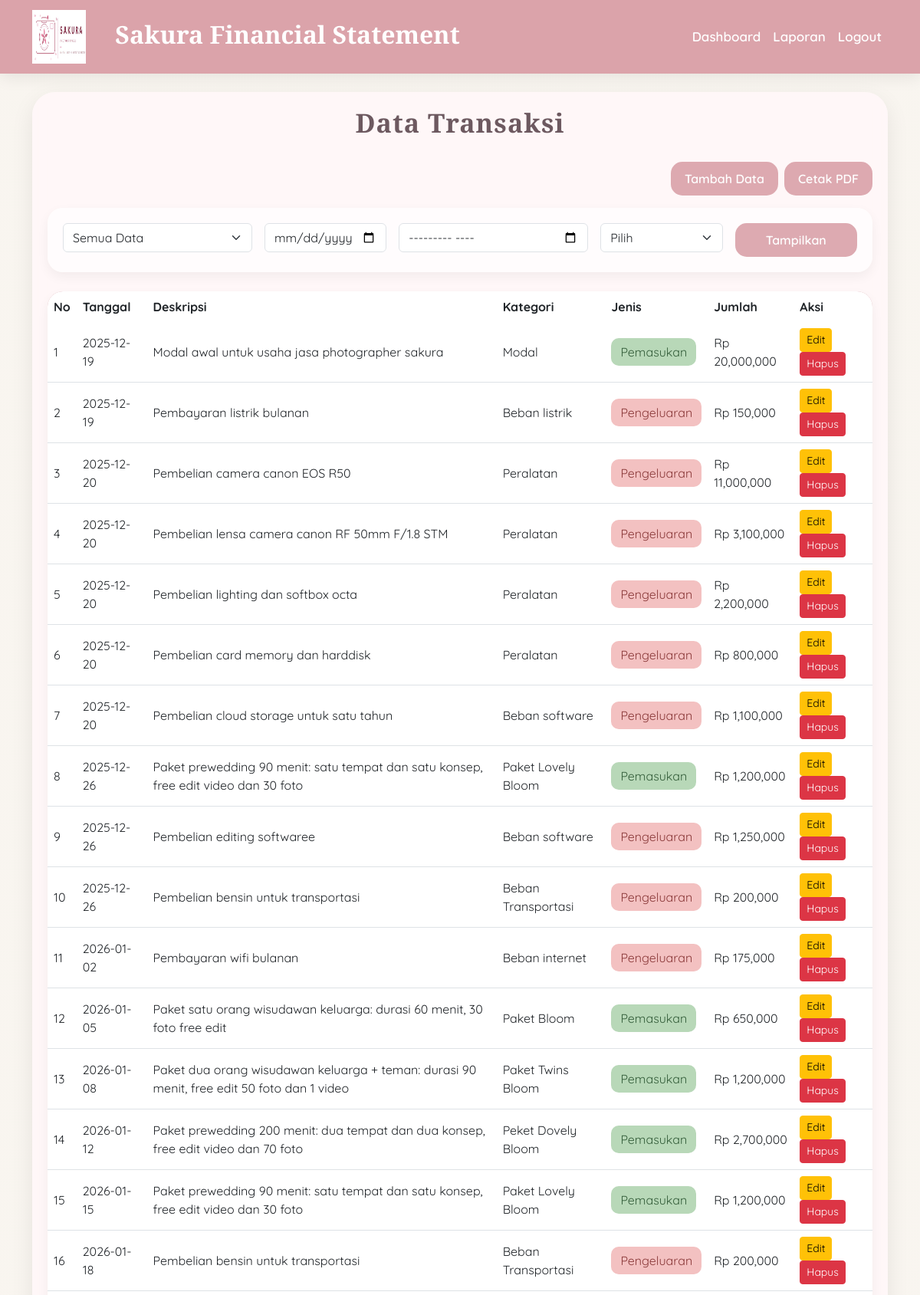
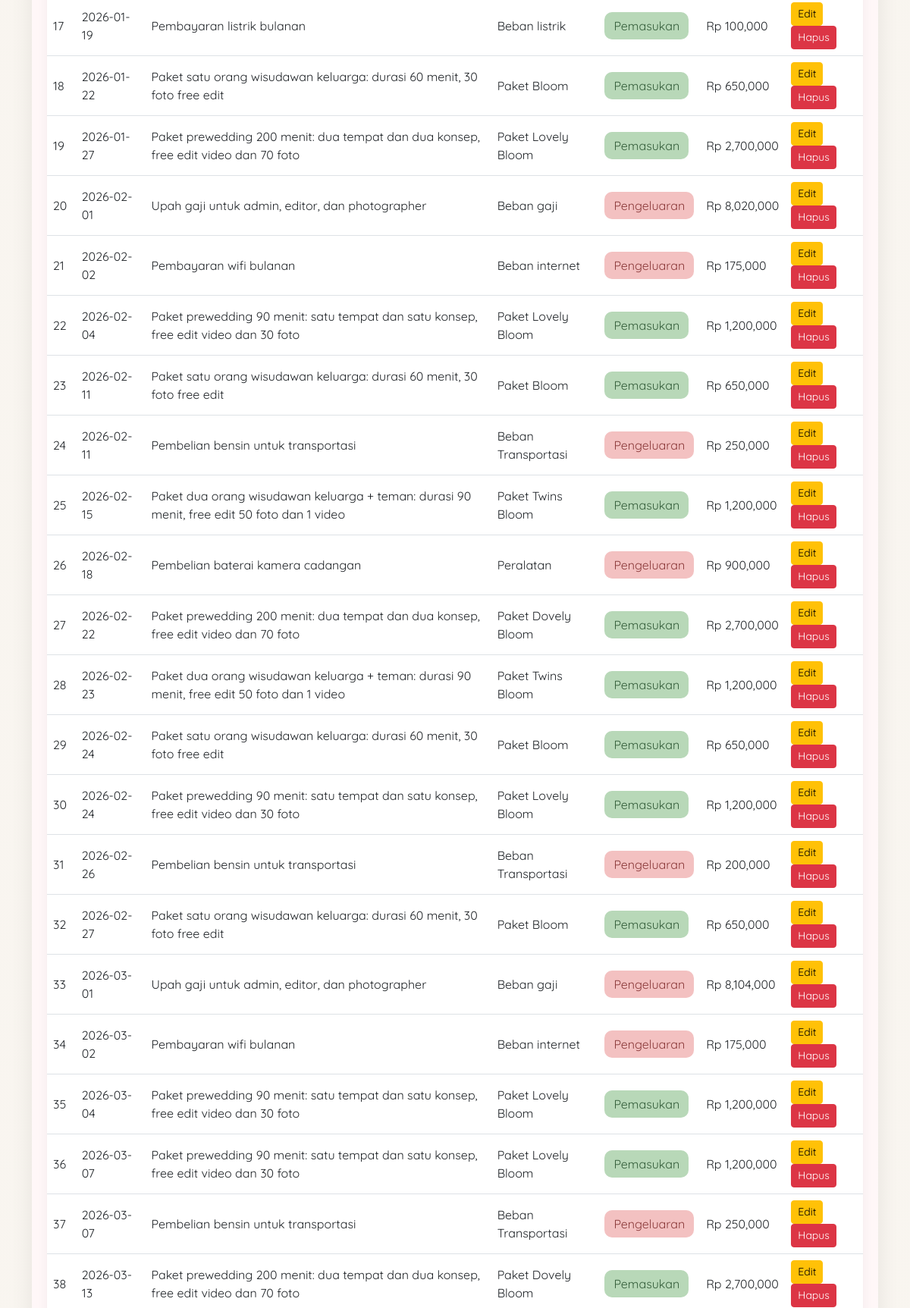
Screenshot of /laporan (signed in, upper part) with the database file from the repository (2 pictures, top to bottom).
### tables this page shows
CREATE TABLE transaksi (
        id INTEGER PRIMARY KEY AUTOINCREMENT,
        tanggal TEXT,
        deskripsi TEXT,
        kategori TEXT,
        jenis TEXT,
        jumlah INTEGER
    );

### app.py (the view, shortened to what this page needs)
@app.route("/laporan")
def laporan():
    if "login" not in session:
        return redirect("/")
    periode = request.args.get("periode", "semua")
    tanggal = request.args.get("tanggal", "")
    bulan = request.args.get("bulan", "")
    triwulan = request.args.get("triwulan", "")
    conn = sqlite3.connect("database.db")
    if periode == "semua":
        query = """
        SELECT *
        FROM transaksi
        ORDER BY tanggal
        """
    else:
        query = """
        SELECT *
        FROM transaksi
        """
    df = pd.read_sql_query(query, conn)
    conn.close()
    data = df.values.tolist()
    total_masuk = int(
        df[df["jenis"] == "masuk"]["jumlah"].sum()
    ) if not df.empty else 0
    total_keluar = int(
        df[df["jenis"] == "keluar"]["jumlah"].sum()
    ) if not df.empty else 0
    saldo = total_masuk - total_keluar
    return render_template(
        "laporan.html",
        data=data,
        masuk=total_masuk,
        keluar=total_keluar,
        saldo=saldo,
        periode=periode,
        tanggal=tanggal,
        bulan=bulan,
        triwulan=triwulan
    )

### templates/laporan.html (shortened to what this page needs)
{% extends "base.html" %}
{% block content %}
<h2 class="judul">
    Data Transaksi
</h2>
<div class="d-flex justify-content-end gap-2 mb-3">
    <a href="/tambah" class="btn btn-sakura">
        Tambah Data
    </a>
    <a href="/cetak_pdf"
       target="_blank"
       class="btn btn-sakura">
        Cetak PDF
    </a>
</div>
<div class="filter-box">
<form method="GET">
<div class="row g-3">
    <div class="col-md-3">
        <select name="periode" class="form-select">
            <option value="semua"
            {% if periode=="semua" %}selected{% endif %}>
            Semua Data
            </option>
        </select>
    </div>
    <div class="col-md-2">
        <input type="date"
               name="tanggal"
               value="{{ tanggal }}"
               class="form-control">
    </div>
    <div class="col-md-3">
        <input type="month"
               name="bulan"
               value="{{ bulan }}"
               class="form-control">
    </div>
    <div class="col-md-2">
        <select name="triwulan" class="form-select">
            <option value="">Pilih</option>
        </select>
    </div>
    <div class="col-md-2">
        <button type="submit"
                class="btn btn-sakura w-100">
            Tampilkan
        </button>
    </div>
</div>
</form>
</div>
<div class="table-responsive table-sakura">
<table class="table table-hover mb-0">
    <thead>
        <tr>
            <th>No</th>
            <th>Tanggal</th>
            <th>Deskripsi</th>
            <th>Kategori</th>
            <th>Jenis</th>
            <th>Jumlah</th>
            <th>Aksi</th>
        </tr>
    </thead>
    <tbody>
    {% for d in data %}
    <tr>
        <td>{{ loop.index }}</td>
        <td>{{ d[1] }}</td>
        <td>{{ d[2] }}</td>
        <td>{{ d[3] }}</td>
        <td>
            {% if d[4] == 'masuk' %}
                <span class="badge-masuk">
                    Pemasukan
                </span>
            {% else %}
                <span class="badge-keluar">
                    Pengeluaran
                </span>
            {% endif %}
        </td>
        <td>
            Rp {{ "{:,}".format(d[5]) }}
        </td>
        <td>
            <a href="/edit/{{ d[0] }}"
               class="btn btn-warning btn-sm">
                Edit
            </a>
            <a href="/hapus/{{ d[0] }}"
               class="btn btn-danger btn-sm"
               onclick="return confirm('Hapus data ini?')">
                Hapus
            </a>
        </td>
    </tr>
    {% endfor %}
    </tbody>
</table>
</div>
{% endblock %}

### templates/base.html (shortened to what this page needs)
<!DOCTYPE html>
<html lang="id">
<head>
    <link href="https://cdn.jsdelivr.net/npm/bootstrap@5.3.0/dist/css/bootstrap.min.css" rel="stylesheet">
</head>
<body>
<nav class="navbar navbar-expand-lg navbar-dark mb-4">
    <div class="container">
        <a class="navbar-brand" href="/dashboard">
    <img src="{{ url_for('static', filename='logo.png') }}"
         alt="Logo"
         style="width:70px;height:70px;margin-right:30px;vertical-align:middle;">
    Sakura Financial Statement
</a>
        <div class="collapse navbar-collapse" id="menu">
            <ul class="navbar-nav ms-auto">
                <li class="nav-item">
                    <a class="nav-link" href="/dashboard">
                        Dashboard
                    </a>
                </li>
                <li class="nav-item">
                    <a class="nav-link" href="/laporan">
                        Laporan
                    </a>
                </li>
                <li class="nav-item">
                    <a class="nav-link" href="/logout">
                        Logout
                    </a>
                </li>
            </ul>
        </div>
    </div>
</nav>
<div class="container">
    <div class="main-card">
        {% block content %}
        {% endblock %}
    </div>
</div>
</body>
</html>

### templates/laporan.html (style rules this page uses)
.judul { text-align:center; color:#6d5960; font-size:34px; font-weight:700; margin-bottom:30px; letter-spacing:1px; }
.btn-sakura { background:rgba(216,156,164,0.85); color:white; border:none; border-radius:15px; padding:10px 18px; font-weight:600; transition:0.3s; }
.filter-box { background:rgba(255,255,255,0.65); padding:20px; border-radius:20px; margin-bottom:25px; box-shadow:0 6px 15px rgba(0,0,0,0.05); }
.table-sakura { background:white; border-radius:20px; overflow:hidden; box-shadow:0 6px 15px rgba(0,0,0,0.05); }
.table-sakura thead { background:#d89ca4; color:white; }
.table-sakura th { border:none; }
.table-sakura td { vertical-align:middle; }
.badge-masuk { background:#b8d8b8; color:#355e3b; padding:8px 12px; border-radius:10px; }
.badge-keluar { background:#f3c1c1; color:#8b3a3a; padding:8px 12px; border-radius:10px; }

### rows the page displays
transaksi: tanggal "2025-12-19", deskripsi "Modal awal untuk usaha jasa photographer sakura", kategori "Modal", jenis "Pemasukan", jumlah "20,000,000"
transaksi: tanggal "2025-12-19", deskripsi "Pembayaran listrik bulanan", kategori "Beban listrik", jenis "Pengeluaran", jumlah "150,000"
transaksi: tanggal "2025-12-20", deskripsi "Pembelian camera canon EOS R50", kategori "Peralatan", jenis "Pengeluaran", jumlah "11,000,000"
transaksi: tanggal "2025-12-20", deskripsi "Pembelian lensa camera canon RF 50mm F/1.8 STM", kategori "Peralatan", jenis "Pengeluaran", jumlah "3,100,000"
transaksi: tanggal "2025-12-20", deskripsi "Pembelian lighting dan softbox octa", kategori "Peralatan", jenis "Pengeluaran", jumlah "2,200,000"
transaksi: tanggal "2025-12-20", deskripsi "Pembelian card memory dan harddisk", kategori "Peralatan", jenis "Pengeluaran", jumlah "800,000"
transaksi: tanggal "2025-12-20", deskripsi "Pembelian cloud storage untuk satu tahun", kategori "Beban software", jenis "Pengeluaran", jumlah "1,100,000"
transaksi: tanggal "2025-12-26", deskripsi "Paket prewedding 90 menit: satu tempat dan satu konsep, free edit video dan 30 foto", kategori "Paket Lovely Bloom", jenis "Pemasukan", jumlah "1,200,000"
transaksi: tanggal "2025-12-26", deskripsi "Pembelian editing softwaree", kategori "Beban software", jenis "Pengeluaran", jumlah "1,250,000"
transaksi: tanggal "2025-12-26", deskripsi "Pembelian bensin untuk transportasi", kategori "Beban Transportasi", jenis "Pengeluaran", jumlah "200,000"
transaksi: tanggal "2026-01-02", deskripsi "Pembayaran wifi bulanan", kategori "Beban internet", jenis "Pengeluaran", jumlah "175,000"
transaksi: tanggal "2026-01-05", deskripsi "Paket satu orang wisudawan keluarga: durasi 60 menit, 30 foto free edit", kategori "Paket Bloom", jenis "Pemasukan", jumlah "650,000"
transaksi: tanggal "2026-01-08", deskripsi "Paket dua orang wisudawan keluarga + teman: durasi 90 menit, free edit 50 foto dan 1 video", kategori "Paket Twins Bloom", jenis "Pemasukan", jumlah "1,200,000"
transaksi: tanggal "2026-01-12", deskripsi "Paket prewedding 200 menit: dua tempat dan dua konsep, free edit video dan 70 foto", kategori "Peket Dovely Bloom", jenis "Pemasukan", jumlah "2,700,000"
transaksi: tanggal "2026-01-15", deskripsi "Paket prewedding 90 menit: satu tempat dan satu konsep, free edit video dan 30 foto", kategori "Paket Lovely Bloom", jenis "Pemasukan", jumlah "1,200,000"
transaksi: tanggal "2026-01-18", deskripsi "Pembelian bensin untuk transportasi", kategori "Beban Transportasi", jenis "Pengeluaran", jumlah "200,000"
transaksi: tanggal "2026-01-19", deskripsi "Pembayaran listrik bulanan", kategori "Beban listrik", jenis "Pemasukan", jumlah "100,000"
transaksi: tanggal "2026-01-22", deskripsi "Paket satu orang wisudawan keluarga: durasi 60 menit, 30 foto free edit", kategori "Paket Bloom", jenis "Pemasukan", jumlah "650,000"
transaksi: tanggal "2026-01-27", deskripsi "Paket prewedding 200 menit: dua tempat dan dua konsep, free edit video dan 70 foto", kategori "Paket Lovely Bloom", jenis "Pemasukan", jumlah "2,700,000"
transaksi: tanggal "2026-02-01", deskripsi "Upah gaji untuk admin, editor, dan photographer", kategori "Beban gaji", jenis "Pengeluaran", jumlah "8,020,000"
transaksi: tanggal "2026-02-02", deskripsi "Pembayaran wifi bulanan", kategori "Beban internet", jenis "Pengeluaran", jumlah "175,000"
transaksi: tanggal "2026-02-04", deskripsi "Paket prewedding 90 menit: satu tempat dan satu konsep, free edit video dan 30 foto", kategori "Paket Lovely Bloom", jenis "Pemasukan", jumlah "1,200,000"
transaksi: tanggal "2026-02-11", deskripsi "Paket satu orang wisudawan keluarga: durasi 60 menit, 30 foto free edit", kategori "Paket Bloom", jenis "Pemasukan", jumlah "650,000"
transaksi: tanggal "2026-02-11", deskripsi "Pembelian bensin untuk transportasi", kategori "Beban Transportasi", jenis "Pengeluaran", jumlah "250,000"
transaksi: tanggal "2026-02-15", deskripsi "Paket dua orang wisudawan keluarga + teman: durasi 90 menit, free edit 50 foto dan 1 video", kategori "Paket Twins Bloom", jenis "Pemasukan", jumlah "1,200,000"
transaksi: tanggal "2026-02-18", deskripsi "Pembelian baterai kamera cadangan", kategori "Peralatan", jenis "Pengeluaran", jumlah "900,000"
transaksi: tanggal "2026-02-22", deskripsi "Paket prewedding 200 menit: dua tempat dan dua konsep, free edit video dan 70 foto", kategori "Paket Dovely Bloom", jenis "Pemasukan", jumlah "2,700,000"
transaksi: tanggal "2026-02-23", deskripsi "Paket dua orang wisudawan keluarga + teman: durasi 90 menit, free edit 50 foto dan 1 video", kategori "Paket Twins Bloom", jenis "Pemasukan", jumlah "1,200,000"
transaksi: tanggal "2026-02-24", deskripsi "Paket satu orang wisudawan keluarga: durasi 60 menit, 30 foto free edit", kategori "Paket Bloom", jenis "Pemasukan", jumlah "650,000"
transaksi: tanggal "2026-02-24", deskripsi "Paket prewedding 90 menit: satu tempat dan satu konsep, free edit video dan 30 foto", kategori "Paket Lovely Bloom", jenis "Pemasukan", jumlah "1,200,000"
transaksi: tanggal "2026-02-26", deskripsi "Pembelian bensin untuk transportasi", kategori "Beban Transportasi", jenis "Pengeluaran", jumlah "200,000"
transaksi: tanggal "2026-02-27", deskripsi "Paket satu orang wisudawan keluarga: durasi 60 menit, 30 foto free edit", kategori "Paket Bloom", jenis "Pemasukan", jumlah "650,000"
transaksi: tanggal "2026-03-01", deskripsi "Upah gaji untuk admin, editor, dan photographer", kategori "Beban gaji", jenis "Pengeluaran", jumlah "8,104,000"
transaksi: tanggal "2026-03-02", deskripsi "Pembayaran wifi bulanan", kategori "Beban internet", jenis "Pengeluaran", jumlah "175,000"
transaksi: tanggal "2026-03-04", deskripsi "Paket prewedding 90 menit: satu tempat dan satu konsep, free edit video dan 30 foto", kategori "Paket Lovely Bloom", jenis "Pemasukan", jumlah "1,200,000"
transaksi: tanggal "2026-03-07", deskripsi "Paket prewedding 90 menit: satu tempat dan satu konsep, free edit video dan 30 foto", kategori "Paket Lovely Bloom", jenis "Pemasukan", jumlah "1,200,000"
transaksi: tanggal "2026-03-07", deskripsi "Pembelian bensin untuk transportasi", kategori "Beban Transportasi", jenis "Pengeluaran", jumlah "250,000"
transaksi: tanggal "2026-03-13", deskripsi "Paket prewedding 200 menit: dua tempat dan dua konsep, free edit video dan 70 foto", kategori "Paket Dovely Bloom", jenis "Pemasukan", jumlah "2,700,000"
